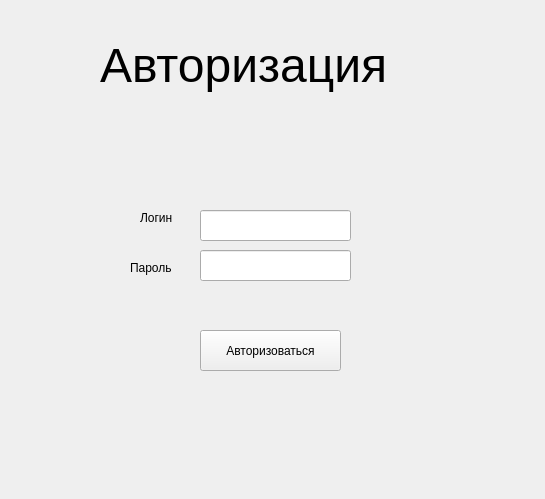
<?xml version="1.0" encoding="UTF-8"?>
<ui version="4.0">
 <class>Frame</class>
 <widget class="QFrame" name="Frame">
  <property name="geometry">
   <rect>
    <x>0</x>
    <y>0</y>
    <width>545</width>
    <height>499</height>
   </rect>
  </property>
  <property name="windowTitle">
   <string>Frame</string>
  </property>
  <widget class="QLabel" name="label">
   <property name="geometry">
    <rect>
     <x>100</x>
     <y>10</y>
     <width>361</width>
     <height>111</height>
    </rect>
   </property>
   <property name="font">
    <font>
     <pointsize>36</pointsize>
    </font>
   </property>
   <property name="text">
    <string>Авторизация</string>
   </property>
  </widget>
  <widget class="QLineEdit" name="login">
   <property name="geometry">
    <rect>
     <x>200</x>
     <y>210</y>
     <width>151</width>
     <height>31</height>
    </rect>
   </property>
  </widget>
  <widget class="QLineEdit" name="password">
   <property name="geometry">
    <rect>
     <x>200</x>
     <y>250</y>
     <width>151</width>
     <height>31</height>
    </rect>
   </property>
  </widget>
  <widget class="QLabel" name="label_2">
   <property name="geometry">
    <rect>
     <x>140</x>
     <y>210</y>
     <width>51</width>
     <height>16</height>
    </rect>
   </property>
   <property name="font">
    <font>
     <pointsize>9</pointsize>
    </font>
   </property>
   <property name="text">
    <string>Логин</string>
   </property>
  </widget>
  <widget class="QLabel" name="label_3">
   <property name="geometry">
    <rect>
     <x>130</x>
     <y>260</y>
     <width>51</width>
     <height>16</height>
    </rect>
   </property>
   <property name="font">
    <font>
     <pointsize>9</pointsize>
    </font>
   </property>
   <property name="text">
    <string>Пароль</string>
   </property>
  </widget>
  <widget class="QPushButton" name="autorization">
   <property name="geometry">
    <rect>
     <x>200</x>
     <y>330</y>
     <width>141</width>
     <height>41</height>
    </rect>
   </property>
   <property name="text">
    <string>Авторизоваться</string>
   </property>
  </widget>
 </widget>
 <resources/>
 <connections/>
</ui>
